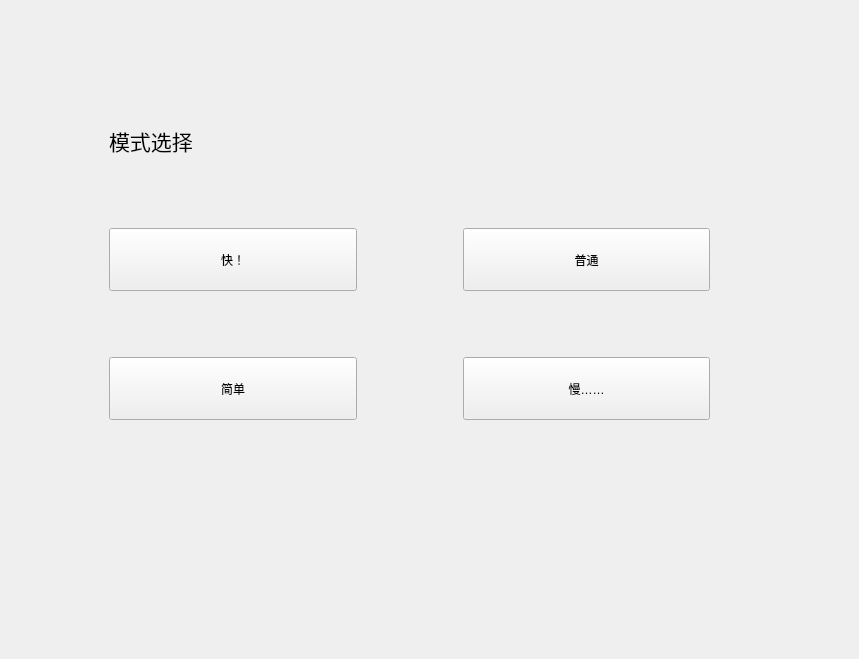
     <widget class="QWidget" name="modepage">
      <property name="sizePolicy">
       <sizepolicy hsizetype="Fixed" vsizetype="Fixed">
        <horstretch>0</horstretch>
        <verstretch>0</verstretch>
       </sizepolicy>
      </property>
      <widget class="QWidget" name="widget_2" native="true">
       <property name="geometry">
        <rect>
         <x>9</x>
         <y>9</y>
         <width>831</width>
         <height>631</height>
        </rect>
       </property>
       <layout class="QGridLayout" name="gridLayout_4">
        <item row="5" column="1">
         <widget class="QPushButton" name="easyButton">
          <property name="sizePolicy">
           <sizepolicy hsizetype="Minimum" vsizetype="Preferred">
            <horstretch>0</horstretch>
            <verstretch>0</verstretch>
           </sizepolicy>
          </property>
          <property name="text">
           <string>简单</string>
          </property>
         </widget>
        </item>
        <item row="3" column="4">
         <spacer name="horizontalSpacer_4">
          <property name="orientation">
           <enum>Qt::Horizontal</enum>
          </property>
          <property name="sizeType">
           <enum>QSizePolicy::Fixed</enum>
          </property>
          <property name="sizeHint" stdset="0">
           <size>
            <width>130</width>
            <height>20</height>
           </size>
          </property>
         </spacer>
        </item>
        <item row="6" column="3">
         <spacer name="verticalSpacer_2">
          <property name="orientation">
           <enum>Qt::Vertical</enum>
          </property>
          <property name="sizeType">
           <enum>QSizePolicy::Fixed</enum>
          </property>
          <property name="sizeHint" stdset="0">
           <size>
            <width>20</width>
            <height>220</height>
           </size>
          </property>
         </spacer>
        </item>
        <item row="2" column="1">
         <spacer name="verticalSpacer">
          <property name="orientation">
           <enum>Qt::Vertical</enum>
          </property>
          <property name="sizeType">
           <enum>QSizePolicy::Fixed</enum>
          </property>
          <property name="sizeHint" stdset="0">
           <size>
            <width>20</width>
            <height>50</height>
           </size>
          </property>
         </spacer>
        </item>
        <item row="3" column="2">
         <spacer name="horizontalSpacer_3">
          <property name="orientation">
           <enum>Qt::Horizontal</enum>
          </property>
          <property name="sizeType">
           <enum>QSizePolicy::Fixed</enum>
          </property>
          <property name="sizeHint" stdset="0">
           <size>
            <width>100</width>
            <height>20</height>
           </size>
          </property>
         </spacer>
        </item>
        <item row="4" column="1">
         <spacer name="verticalSpacer_21">
          <property name="orientation">
           <enum>Qt::Vertical</enum>
          </property>
          <property name="sizeType">
           <enum>QSizePolicy::Fixed</enum>
          </property>
          <property name="sizeHint" stdset="0">
           <size>
            <width>20</width>
            <height>60</height>
           </size>
          </property>
         </spacer>
        </item>
        <item row="3" column="3">
         <widget class="QPushButton" name="normalButton">
          <property name="sizePolicy">
           <sizepolicy hsizetype="Minimum" vsizetype="Preferred">
            <horstretch>0</horstretch>
            <verstretch>0</verstretch>
           </sizepolicy>
          </property>
          <property name="text">
           <string>普通</string>
          </property>
         </widget>
        </item>
        <item row="1" column="1">
         <widget class="QLabel" name="label">
          <property name="font">
           <font>
            <family>黑体</family>
            <pointsize>16</pointsize>
           </font>
          </property>
          <property name="frameShape">
           <enum>QFrame::NoFrame</enum>
          </property>
          <property name="text">
           <string>模式选择</string>
          </property>
          <property name="textFormat">
           <enum>Qt::AutoText</enum>
          </property>
          <property name="scaledContents">
           <bool>true</bool>
          </property>
         </widget>
        </item>
        <item row="3" column="1">
         <widget class="QPushButton" name="hardButton">
          <property name="sizePolicy">
           <sizepolicy hsizetype="Minimum" vsizetype="Preferred">
            <horstretch>0</horstretch>
            <verstretch>0</verstretch>
           </sizepolicy>
          </property>
          <property name="text">
           <string>快！</string>
          </property>
         </widget>
        </item>
        <item row="3" column="0">
         <spacer name="horizontalSpacer_5">
          <property name="orientation">
           <enum>Qt::Horizontal</enum>
          </property>
          <property name="sizeType">
           <enum>QSizePolicy::Fixed</enum>
          </property>
          <property name="sizeHint" stdset="0">
           <size>
            <width>100</width>
            <height>20</height>
           </size>
          </property>
         </spacer>
        </item>
        <item row="5" column="3">
         <widget class="QPushButton" name="slowButton">
          <property name="sizePolicy">
           <sizepolicy hsizetype="Minimum" vsizetype="Preferred">
            <horstretch>0</horstretch>
            <verstretch>0</verstretch>
           </sizepolicy>
          </property>
          <property name="text">
           <string>慢……</string>
          </property>
         </widget>
        </item>
        <item row="4" column="3">
         <spacer name="verticalSpacer_22">
          <property name="orientation">
           <enum>Qt::Vertical</enum>
          </property>
          <property name="sizeType">
           <enum>QSizePolicy::Fixed</enum>
          </property>
          <property name="sizeHint" stdset="0">
           <size>
            <width>20</width>
            <height>60</height>
           </size>
          </property>
         </spacer>
        </item>
        <item row="0" column="1">
         <spacer name="verticalSpacer_6">
          <property name="orientation">
           <enum>Qt::Vertical</enum>
          </property>
          <property name="sizeType">
           <enum>QSizePolicy::Fixed</enum>
          </property>
          <property name="sizeHint" stdset="0">
           <size>
            <width>20</width>
            <height>100</height>
           </size>
          </property>
         </spacer>
        </item>
       </layout>
      </widget>
      <widget class="QLabel" name="page2Label">
       <property name="geometry">
        <rect>
         <x>-20</x>
         <y>0</y>
         <width>850</width>
         <height>650</height>
        </rect>
       </property>
       <property name="minimumSize">
        <size>
         <width>850</width>
         <height>650</height>
        </size>
       </property>
       <property name="maximumSize">
        <size>
         <width>850</width>
         <height>650</height>
        </size>
       </property>
       <property name="text">
        <string/>
       </property>
      </widget>
      <zorder>page2Label</zorder>
      <zorder>widget_2</zorder>
     </widget>
